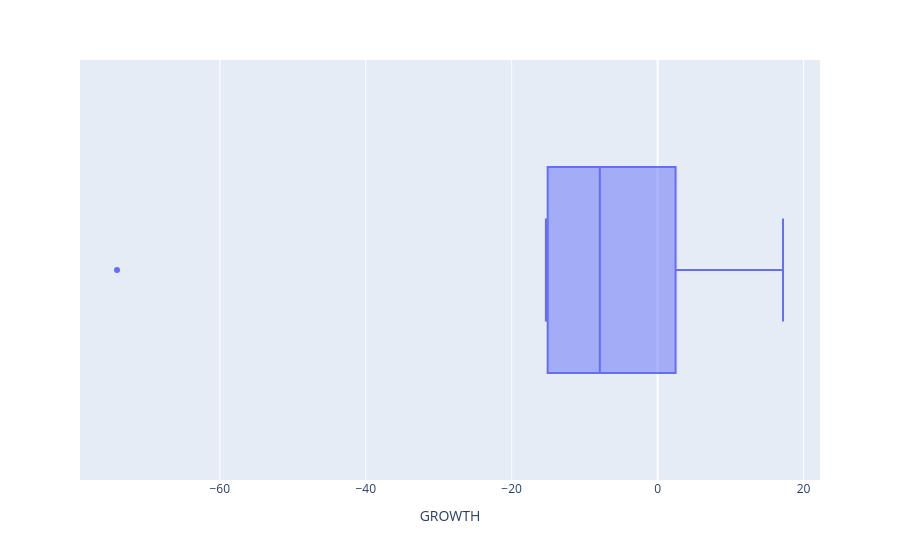

The cell this chart's notebook holds for it:
### Code cell
OutGrowth('SEGMENT')

### Figure 1 — Plotly figure (JSON) as saved in the notebook; plotly's stock layout.template omitted (floating-point values rounded to 4 significant figures)
{"data": [{"alignmentgroup": "True", "hovertemplate": "GROWTH=%{x}<extra></extra>", "legendgroup": "", "marker": {"color": "#636efa"}, "name": "", "notched": false, "offsetgroup": "", "orientation": "h", "showlegend": false, "type": "box", "x": [17.19, 4.422, -3.399, -7.921, -14.33, -15.32, -74.09], "x0": " ", "xaxis": "x", "y0": " ", "yaxis": "y"}], "layout": {"boxmode": "group", "legend": {"tracegroupgap": 0}, "margin": {"t": 60}, "xaxis": {"anchor": "y", "domain": [0, 1], "title": {"text": "GROWTH"}}, "yaxis": {"anchor": "x", "domain": [0, 1]}}}
